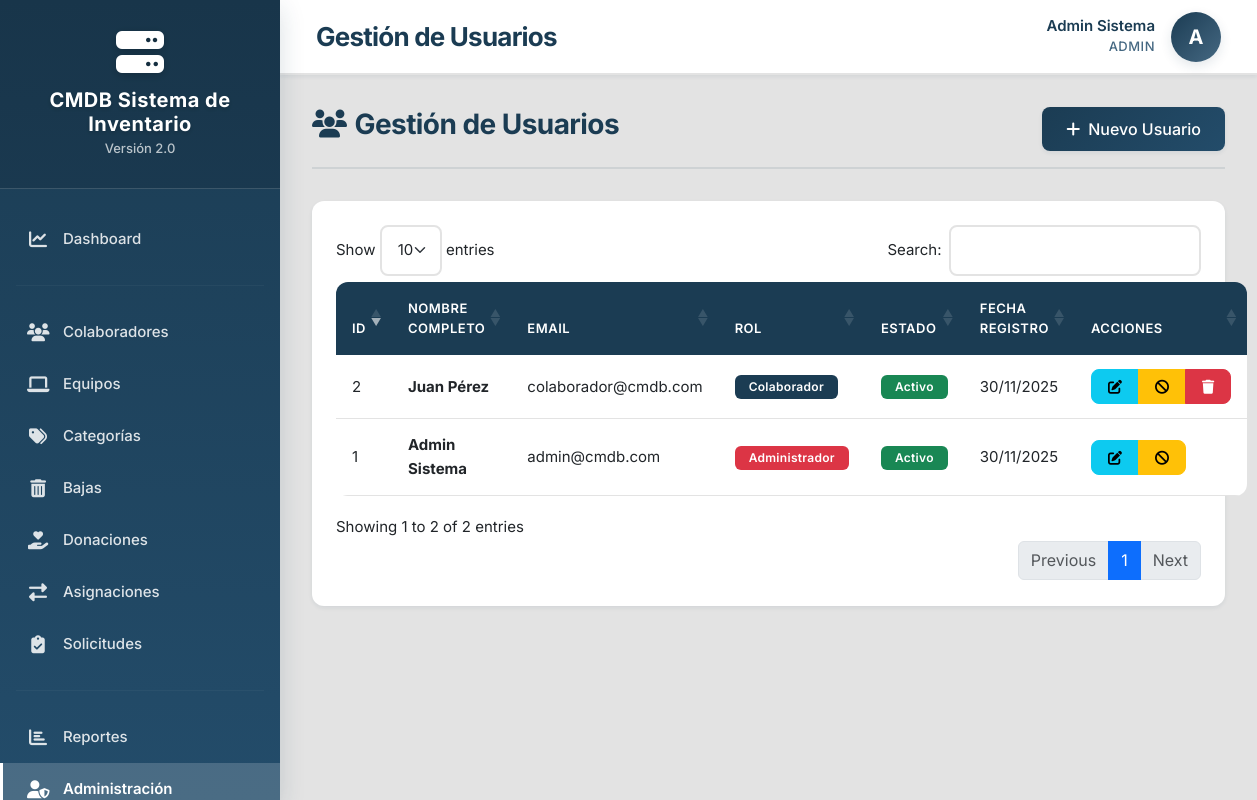
Screenshot of /public/index.php?route=usuarios (signed in) with the database file from the repository.
### tables this page shows
CREATE TABLE IF NOT EXISTS `usuarios` (
  `id` int NOT NULL AUTO_INCREMENT,
  `nombre` varchar(100) NOT NULL,
  `apellido` varchar(100) NOT NULL,
  `email` varchar(150) NOT NULL,
  `password` varchar(255) NOT NULL,
  `rol` enum('admin','colaborador') NOT NULL DEFAULT 'colaborador',
  `estado` enum('activo','inactivo') NOT NULL DEFAULT 'activo',
  `foto_perfil` varchar(255) DEFAULT NULL,
  `created_at` timestamp NULL DEFAULT CURRENT_TIMESTAMP,
  `updated_at` timestamp NULL DEFAULT CURRENT_TIMESTAMP ON UPDATE CURRENT_TIMESTAMP,
  PRIMARY KEY (`id`),
  UNIQUE KEY `email` (`email`),
  KEY `idx_email` (`email`),
  KEY `idx_rol` (`rol`),
  KEY `idx_estado` (`estado`)
);

### src/Controllers/UsuarioController.php (called while the page is built, shortened)
<?php
class UsuarioController extends BaseController
{
    private $usuarioModel;
    public function __construct() {
        $this->usuarioModel = new Usuario();
    }
    public function index() {
        $usuarios = $this->usuarioModel->getAllUsers();
        $this->render('Views/usuarios/index.php', [
            'pageTitle' => 'Gestión de Usuarios',
            'usuarios' => $usuarios
        ]);
    }
}

### public/index.php (called while the page is built, shortened)
<?php
require_once '../src/Core/helpers.php';
require_once '../config/database.php';
try {
    $action = $_GET['action'] ?? 'index';
    $controller = new $controllerClass();
    $controller->$action();
} catch (Throwable $e) {
    if ($e->getCode() === 404) {
        http_response_code(404);
        echo "<h1>404 - Página no encontrada</h1>";
        echo "<p>" . htmlspecialchars($e->getMessage()) . "</p>";
    } else {
        handleException($e);
    }
    exit;
}

### src/Core/Database.php (called while the page is built, shortened)
<?php
class Database
{
    private static $instance = null;
    private $connection;
    private function __construct() {
        try {
            $dsn = 'mysql:host=' . DB_HOST . ';dbname=' . DB_NAME . ';charset=' . DB_CHARSET;
            $this->connection = new PDO($dsn, DB_USER, DB_PASS, [
                PDO::ATTR_ERRMODE => PDO::ERRMODE_EXCEPTION,
                PDO::ATTR_DEFAULT_FETCH_MODE => PDO::FETCH_ASSOC,
                PDO::ATTR_EMULATE_PREPARES => false,
            ]);
        } catch (PDOException $e) {
            throw new \Exception("Error de conexión a la base de datos: " . $e->getMessage());
        }
    }
    public static function getInstance() {
        if (self::$instance === null) {
            self::$instance = new self();
        }
        return self::$instance;
    }
    public function getConnection() {
        return $this->connection;
    }
}

### src/Models/Usuario.php (called while the page is built, shortened)
<?php
class Usuario extends Model
{
    protected $table = 'usuarios';
    public function getAllUsers() {
        $sql = "SELECT id, nombre, apellido, email, rol, estado, foto_perfil, created_at
                FROM {$this->table}
                ORDER BY created_at DESC";
        return $this->query($sql)->fetchAll();
    }
}

### src/Models/Model.php (called while the page is built, shortened)
<?php
class Model
{
    protected $db;
    public function __construct() {
        $this->db = Database::getInstance()->getConnection();
    }
    public function query($sql, $params = []) {
        $stmt = $this->db->prepare($sql);
        $stmt->execute($params);
        return $stmt;
    }
}

### src/Core/helpers.php (called while the page is built, shortened)
<?php
function hasRole($role) {
    return isset($_SESSION['user_role']) && $_SESSION['user_role'] === $role;
}
function currentUser() {
    return [
        'id' => $_SESSION['user_id'] ?? null,
        'nombre' => $_SESSION['user_nombre'] ?? '',
        'apellido' => $_SESSION['user_apellido'] ?? '',
        'email' => $_SESSION['user_email'] ?? '',
        'rol' => $_SESSION['user_role'] ?? '',
    ];
}
function e($string) {
    return htmlspecialchars($string ?? '', ENT_QUOTES, 'UTF-8');
}

### src/Views/usuarios/index.php (the view, shortened to what this page needs)
<div class="page-header d-flex justify-content-between align-items-center">
    <h2><i class="fas fa-users me-2"></i>Gestión de Usuarios</h2>
    <a href="index.php?route=usuarios&action=crear" class="btn btn-primary">
        <i class="fas fa-plus me-2"></i>Nuevo Usuario
    </a>
</div>
<div class="card">
    <div class="card-body">
        <table class="table table-hover dataTable">
            <thead>
                <tr>
                    <th>ID</th>
                    <th>Nombre Completo</th>
                    <th>Email</th>
                    <th>Rol</th>
                    <th>Estado</th>
                    <th>Fecha Registro</th>
                    <th>Acciones</th>
                </tr>
            </thead>
            <tbody>
                <?php foreach ($usuarios as $usuario): ?>
                <tr>
                    <td><?= $usuario['id'] ?></td>
                    <td>
                        <strong><?= e($usuario['nombre'] . ' ' . $usuario['apellido']) ?></strong>
                    </td>
                    <td><?= e($usuario['email']) ?></td>
                    <td>
                        <?php if ($usuario['rol'] === 'admin'): ?>
                            <span class="badge bg-danger">Administrador</span>
                        <?php else: ?>
                            <span class="badge bg-primary">Colaborador</span>
                        <?php endif; ?>
                    </td>
                    <td>
                        <?php if ($usuario['estado'] === 'activo'): ?>
                            <span class="badge bg-success">Activo</span>
                        <?php else: ?>
                            <span class="badge bg-secondary">Inactivo</span>
                        <?php endif; ?>
                    </td>
                    <td><?= date('d/m/Y', strtotime($usuario['created_at'])) ?></td>
                    <td>
                        <div class="btn-group" role="group">
                            <a href="index.php?route=usuarios&action=editar&id=<?= $usuario['id'] ?>"
                               class="btn btn-sm btn-info"
                               title="Editar">
                                <i class="fas fa-edit"></i>
                            </a>
                            <?php if ($usuario['estado'] === 'activo'): ?>
                                <button type="button"
                                        class="btn btn-sm btn-warning btn-cambiar-estado"
                                        data-id="<?= $usuario['id'] ?>"
                                        data-estado="inactivo"
                                        title="Inactivar">
                                    <i class="fas fa-ban"></i>
                                </button>
                            <?php endif; ?>
                            <?php if ($usuario['id'] != currentUser()['id']): ?>
                                <button type="button"
                                        class="btn btn-sm btn-danger btn-eliminar"
                                        data-id="<?= $usuario['id'] ?>"
                                        data-nombre="<?= e($usuario['nombre'] . ' ' . $usuario['apellido']) ?>"
                                        title="Eliminar">
                                    <i class="fas fa-trash"></i>
                                </button>
                            <?php endif; ?>
                        </div>
                    </td>
                </tr>
                <?php endforeach; ?>
            </tbody>
        </table>
    </div>
</div>

### src/Views/layouts/main.php (shortened to what this page needs)
<!DOCTYPE html>
<html lang="es">
<head>
    <link href="https://cdn.jsdelivr.net/npm/bootstrap@5.3.0/dist/css/bootstrap.min.css" rel="stylesheet"
>
    <link rel="stylesheet" href="https://cdnjs.cloudflare.com/ajax/libs/font-awesome/6.4.0/css/all.min.css"
 />
    <link href="https://cdn.jsdelivr.net/npm/sweetalert2@11/dist/sweetalert2.min.css" rel="stylesheet">
    <link rel="stylesheet" href="https://cdn.datatables.net/1.13.6/css/dataTables.bootstrap5.min.css">
    <link rel="stylesheet" href="assets/css/custom.css">
</head>
<body>
<aside class="sidebar" id="sidebar">
    <div class="sidebar-brand">
        <i class="fas fa-server"></i>
        <h4><?= APP_NAME ?></h4>
        <small>Versión <?= APP_VERSION ?></small>
    </div>
    <nav class="sidebar-menu" role="navigation" aria-label="Menú principal">
        <a href="index.php?route=dashboard"
           class="<?= ($_GET['route'] ?? 'dashboard') === 'dashboard' ? 'active' : '' ?>">
            <i class="fas fa-chart-line"></i>
            <span>Dashboard</span>
        </a>
        <hr class="sidebar-divider">
        <a href="index.php?route=colaboradores"
            class="<?= ($_GET['route'] ?? '') === 'colaboradores' ? 'active' : '' ?>">
            <i class="fas fa-users"></i>
            <span>Colaboradores</span>
        </a>
        <a href="index.php?route=equipos"
           class="<?= ($_GET['route'] ?? '') === 'equipos' ? 'active' : '' ?>">
            <i class="fas fa-laptop"></i>
            <span>Equipos</span>
        </a>
        <a href="index.php?route=categorias"
           class="<?= ($_GET['route'] ?? '') === 'categorias' ? 'active' : '' ?>">
            <i class="fas fa-tags"></i>
            <span>Categorías</span>
        </a>
        <a href="index.php?route=bajas"
           class="<?= ($_GET['route'] ?? '') === 'bajas' ? 'active' : '' ?>">
            <i class="fas fa-trash-alt"></i>
            <span>Bajas</span>
        </a>
        <a href="index.php?route=donaciones"
           class="<?= ($_GET['route'] ?? '') === 'donaciones' ? 'active' : '' ?>">
            <i class="fas fa-hand-holding-heart"></i>
            <span>Donaciones</span>
        </a>
        <a href="index.php?route=asignaciones"
           class="<?= ($_GET['route'] ?? '') === 'asignaciones' ? 'active' : '' ?>">
            <i class="fas fa-exchange-alt"></i>
            <span>Asignaciones</span>
        </a>
        <a href="index.php?route=necesidades"
           class="<?= ($_GET['route'] ?? '') === 'necesidades' ? 'active' : '' ?>">
            <i class="fas fa-clipboard-check"></i>
            <span>Solicitudes</span>
        </a>
        <hr class="sidebar-divider">
        <a href="index.php?route=reportes"
           class="<?= ($_GET['route'] ?? '') === 'reportes' ? 'active' : '' ?>">
            <i class="fas fa-chart-bar"></i>
            <span>Reportes</span>
        </a>
        <?php if (hasRole(ROLE_ADMIN)): ?>
            <a href="index.php?route=usuarios"
               class="<?= ($_GET['route'] ?? '') === 'usuarios' ? 'active' : '' ?>">
                <i class="fas fa-user-shield"></i>
                <span>Administración</span>
            </a>
        <?php endif; ?>
    </nav>
</aside>
    <main class="main-content">
        <header class="header">
            <div class="header-title">
                <h1><?= $pageTitle ?? 'Dashboard' ?></h1>
            </div>
            <div class="user-menu">
                <div class="user-info">
                    <div class="name">
                        <?= e(currentUser()['nombre'] . ' ' . currentUser()['apellido']) ?>
                    </div>
                    <div class="role">
                        <?= e(ucfirst(currentUser()['rol'])) ?>
                    </div>
                </div>
                <div class="user-avatar" title="<?= e(currentUser()['nombre']) ?>">
                    <?= strtoupper(substr(currentUser()['nombre'], 0, 1)) ?>
                </div>
            </div>
        </header>
        <div class="content-area">
            <?= $content ?>
        </div>
    </main>
</body>
</html>

### rows the page displays
usuarios: nombre+apellido "Admin Sistema", rol "ADMIN", nombre "A", id "1", email "admin@cmdb.com", shows "Administrador", estado "Activo", created_at "30/11/2025"
usuarios: id "2", nombre+apellido "Juan Pérez", email "colaborador@cmdb.com", rol "Colaborador", estado "Activo", created_at "30/11/2025"

### other values shown
APP_NAME "CMDB Sistema de Inventario"
APP_VERSION "2.0"
$pageTitle "Gestión de Usuarios"
